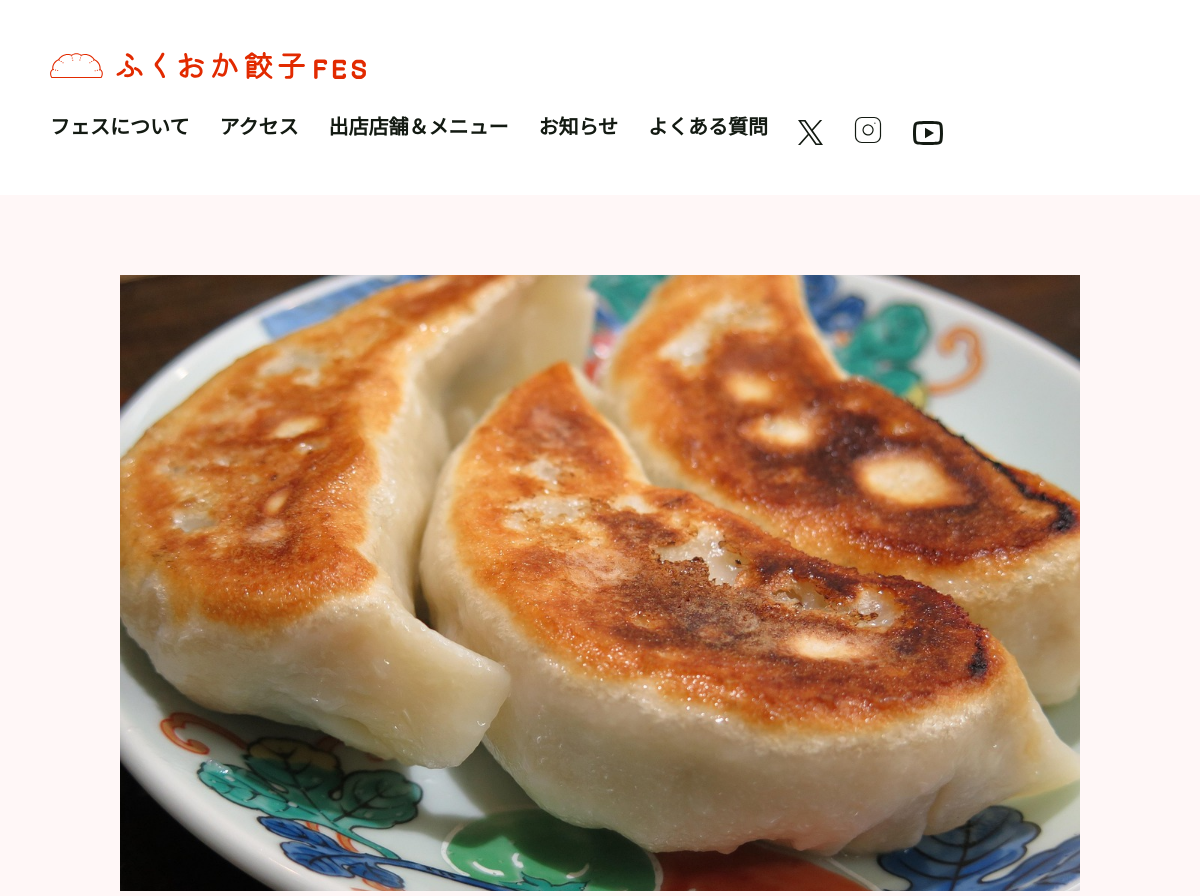
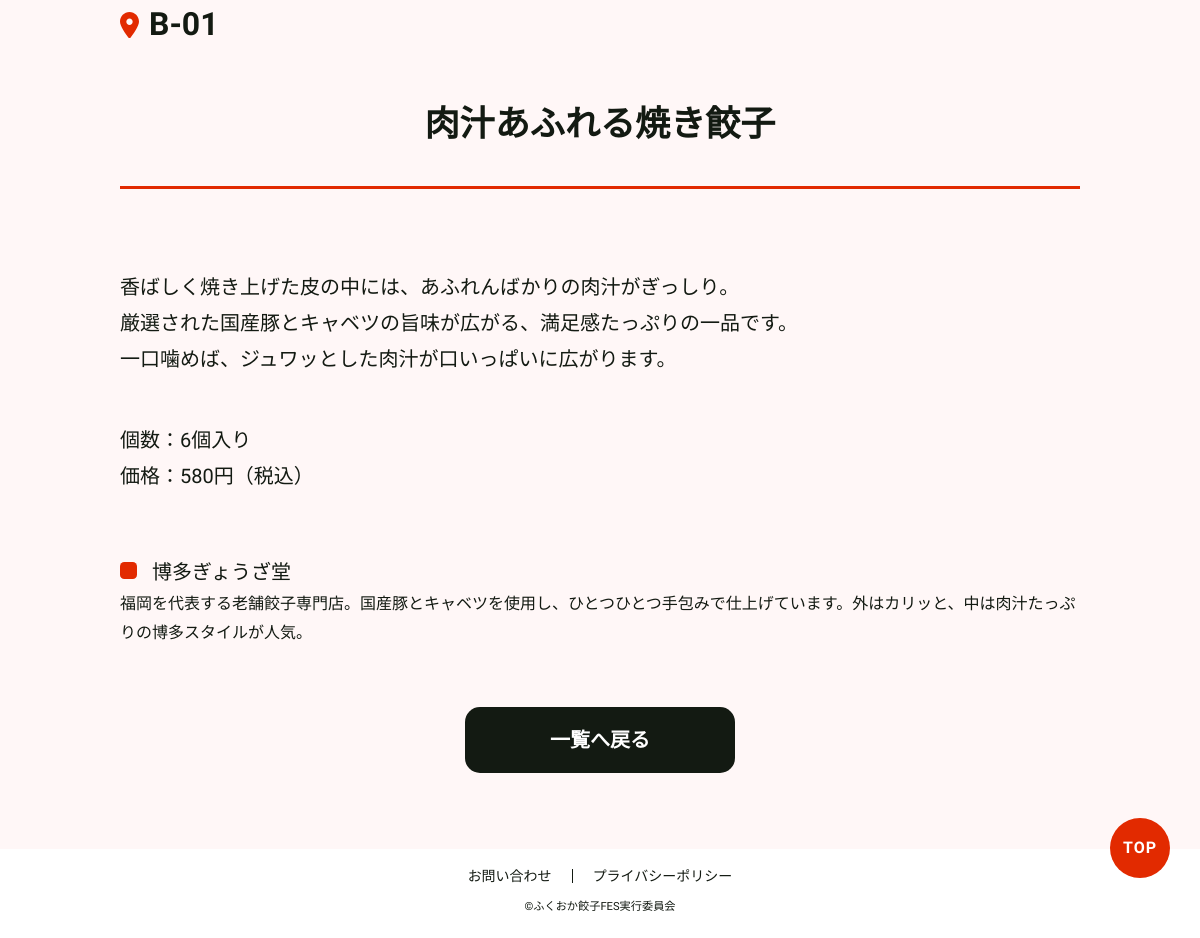
/shop-info.php?id=8, run on the app's committed database (2 pictures, top to bottom).
### tables this page shows
CREATE TABLE `products` (
  `id` int(11) NOT NULL,
  `name` varchar(255) NOT NULL,
  `body` text NOT NULL,
  `quantity` int(11) NOT NULL,
  `price` int(11) NOT NULL,
  `file_name` varchar(255) NOT NULL,
  `image_alt` text NOT NULL,
  `shop_id` int(11) NOT NULL,
  `create_at` datetime NOT NULL,
  `update_at` datetime NOT NULL
);

CREATE TABLE `shops` (
  `id` int(11) NOT NULL,
  `shop_num` varchar(255) NOT NULL,
  `name` varchar(255) NOT NULL,
  `body` text NOT NULL,
  `is_delete` tinyint(1) NOT NULL DEFAULT 0,
  `create_at` datetime NOT NULL,
  `update_at` datetime NOT NULL
);

### inc/function.php (called while the page is built, shortened)
<?php
function db_connect()
{
    $dsn = 'mysql:host=' . DB_HOST . ';dbname=' . DB_NAME . ';charset=utf8';
    $db = new PDO($dsn, DB_USER, DB_PASS);
    $db->setAttribute(PDO::ATTR_EMULATE_PREPARES, false);
    return $db;
}
function get_display_menu_data($product_id = 0)
{
    $db = db_connect();
    $sql = 'SELECT
            products.id AS product_id,
            products.name AS product_name,
            products.body AS product_body,
            products.quantity,
            products.price,
            products.file_name,
            products.image_alt,
            shops.shop_num,
            shops.name AS shop_name,
            shops.body AS shop_body
            FROM products JOIN shops ON shops.id = products.shop_id WHERE shops.is_delete = 0';
    $add = $product_id !== 0 ? ' AND products.id=:id' : '';
    $stmt = $db->prepare($sql . $add);
    if ($product_id !== 0) {
        $stmt->bindParam(':id', $product_id, PDO::PARAM_INT);
    }
    $stmt->execute();
    return $product_id !== 0 ? $stmt->fetch(PDO::FETCH_ASSOC) : $stmt->fetchAll(PDO::FETCH_ASSOC);
}

### shop-info.php (the view, shortened to what this page needs)
<?php
require_once __DIR__ . '/inc/function.php';
$product_id = (int)$_GET['id'];
try {
    $menu = get_display_menu_data($product_id);
} catch (PDOException $e) {
    debug_log($e->getMessage());
}
?>
<!DOCTYPE html>
<html lang="ja">
<head>
    <link rel="stylesheet" href="css/reset.css">
    <link rel="stylesheet" href="css/style.css">
</head>
<body>
    <?php require_once __DIR__ . '/inc/header.php'; ?>
    <main class="l-main l-wrapper">
        <p class="c-btn-jump">
            <a href="#top">TOP</a>
        </p>
        <section class="c-section c-menu_section">
            <img class="c-menu_img" src="./img/<?php echo $menu['file_name']; ?>" alt="<?php echo $menu['image_alt']; ?>">
            <p class="c-menu_location"><img src="./img/point.svg" alt=""><?php echo $menu['shop_num']; ?></p>
            <div class="l-menu_wrapper">
                <h1 class="c-title c-menu__title"><?php echo $menu['product_name']; ?></h1>
                <p class="c-menu_desc"><?php echo nl2br($menu['product_body']); ?></p>
                <dl class="c-menu_info">
                    <dt>個数：</dt>
                    <dd><?php echo $menu['quantity']; ?>個入り</dd>
                    <dt>価格：</dt>
                    <dd><?php echo $menu['price']; ?>円（税込）</dd>
                </dl>
                <div class="c-menu_shop">
                    <p class="c-menu_shop_title"><?php echo $menu['shop_name']; ?></p>
                    <p class="c-menu_shop_desc"><?php echo nl2br($menu['shop_body']); ?></p>
                </div>
                <div class="c-btn c-btn__black">
                    <a href="shops.php">一覧へ戻る</a>
                </div>
            </div>
        </section>
    </main>
    <?php require_once __DIR__ . '/inc/footer.php'; ?>
</body>
</html>

### css/style.css (style rules this page uses)
:root { --gyoza_white: #fff7f7; --white: #fff; --gyoza_black: #131a12; --gyoza_red: #e22a00; --gyoza_yellow: #ffe100; }
html, body { scroll-behavior: smooth; }
body { font-family: "Zen Maru Gothic", sans-serif; font-size: 16px; color: var(--gyoza_black); background: var(--gyoza_white); line-height: 1.8; }
img { width: 100%; }
.l-wrapper { width: min(92%, 960px); margin: 0 auto; }
section, .c-section { padding-block: clamp(30px, 26.479px + 0.939vw, 40px); }
.c-title { font-size: clamp(32px, 30.592px + 0.376vw, 36px); font-weight: bold; border-block-end: 3px solid var(--gyoza_red); text-align: center; padding-block-start: clamp(60px, 52.958px + 1.878vw, 80px); padding-block-end: 30px; margin-block-end: clamp(30px, 26.479px + 0.939vw, 40px); }
.c-btn a { display: inline-block; font-weight: bold; color: var(--white); max-width: 300px; text-align: center; margin: 0 auto; }
.c-btn__black { text-align: center; }
.c-btn__black a { display: inline-block; font-size: 20px; background: var(--gyoza_black); padding: 15px 85px; border-radius: 15px; }
.c-btn-jump { position: fixed; display: flex; align-items: center; justify-content: center; right: 30px; bottom: 60px; width: 60px; height: 60px; font-size: 16px; font-weight: bold; color: var(--white); cursor: pointer; letter-spacing: 1px; }
.c-btn-jump a { display: inline-block; width: 60px; height: 60px; text-align: center; background: var(--gyoza_red); line-height: 60px; border-radius: 50%; }
.l-menu_wrapper>h1 { padding-block-start: clamp(30px, 26.479px + 0.939vw, 40px); }
.c-section.c-menu_section { padding-top: 0; }
.c-menu_img { height: clamp(259px, 96.676px + 43.286vw, 720px); object-fit: cover; }
.c-menu_location { font-size: 18px; font-weight: bold; display: flex; text-align: left; gap: 10px; padding-block: 10px; }
.c-menu_location img { width: 19px; align-items: center; }
.c-menu_desc { font-size: 20px; margin-block-end: 45px; }
.c-menu_info { display: flex; flex-wrap: wrap; width: 100%; }
.c-menu_info dt { font-size: 20px; display: inline-block; font-weight: normal; width: 60px; }
.c-menu_info dd { display: inline-block; font-size: 20px; width: calc(100% - 60px); }
.c-menu_shop_title { font-size: 20px; }
.c-menu_shop { margin-block: 60px; }
.c-menu_shop_desc { font-size: 16px; }
.c-menu_shop_title::before { content: ""; display: inline-block; border-radius: 25%; width: 17px; height: 17px; background: var(--gyoza_red); margin-right: 15px; }
@media (min-width:768px) { .c-section.c-menu_section { padding-top: 80px; } }
@media (min-width:768px) { .c-menu_img { width: 100%; } }
@media (min-width:768px) { .c-menu_location { height: 60px; font-size: 32px; align-items: center; } }
@media (min-width:768px) { .c-menu_desc { margin-block-start: 80px; } }

### data on the page
products: file_name (picture), shop.shop_num "B-01", name "肉汁あふれる焼き餃子", body "香ばしく焼き上げた皮の中には、あふれんばかりの肉汁がぎっしり。 厳選された国産豚とキャベツの旨味が広がる、満足感たっぷりの一品です。 一口噛めば、ジュワッとした肉汁が口いっぱいに広がります。", quantity "6", price "580", shop.name "博多ぎょうざ堂", shop.body "福岡を代表する老舗餃子専門店。国産豚とキャベツを使用し、ひとつひとつ手包みで仕上げています。外はカリッと、中は肉汁たっぷりの博多スタイルが人気。"
